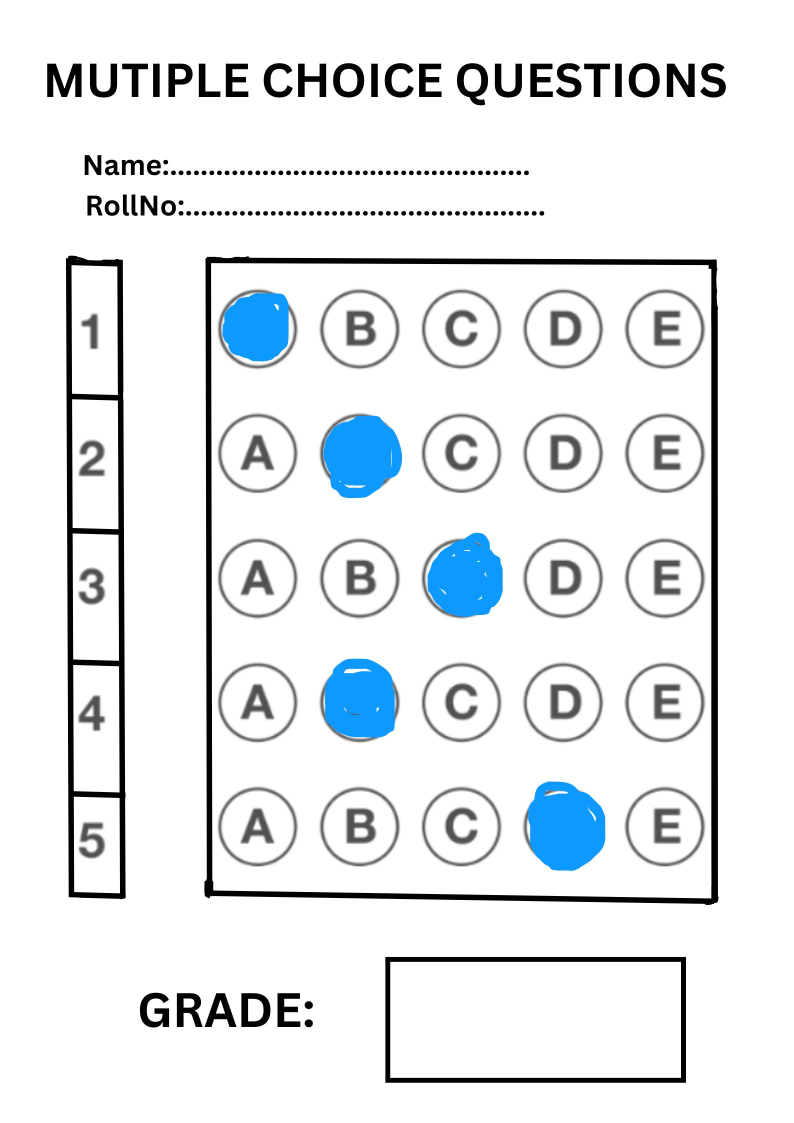
#> input picture OpenCV tuts/assets/sample omr 2.jpg, 1587 x 2245 px, given in place of the camera (shown at 1/2 size)
$ python your_script.py
#> lines starting #> are read from the running program, lines starting #| are printed output that depends on the picture; after the words box and inside, x2 and y2 are one past the last pixel; in counts of white or black regions, pixels touching at a corner belong together
### OpenCV tuts/utilis.py
from operator import truediv

import numpy as np
import cv2
from numpy.core.fromnumeric import argmin


def rectContours(contours):
    rectCon=[]
    for i in contours:
        area=cv2.contourArea(i)
        #print(area)
        if(area>100):
            peri=cv2.arcLength(i,True)
            approx=cv2.approxPolyDP(i,0.02*peri,True)
            #print("corner points", len(approx))
            if len(approx)==4:
                rectCon.append(i)

    #print(rectCon)
    rectCon=sorted(rectCon,key=cv2.contourArea,reverse=True)
    return rectCon

def getCornerPoints(cont):
    peri = cv2.arcLength(cont, True)
    approx = cv2.approxPolyDP(cont, 0.02 * peri, True)
    return approx

def reorder(myPoints):

    myPoints=myPoints.reshape((4,2))
    myPointsNew=np.zeros((4,1,2),np.int32)
    add=myPoints.sum(1)
    # print(myPoints)
    # print(add)
    myPointsNew[0]=myPoints[np.argmin(add)]
    myPointsNew[3]=myPoints[np.argmax(add)]
    diff=np.diff(myPoints,axis=1)
    myPointsNew[1]=myPoints[np.argmin(diff)]
    myPointsNew[2]=myPoints[np.argmax(diff)]
    # print(diff)

    return myPointsNew


def splitBoxes(img, skip_left=100,skip_right=30):
    """
    Splits the input image into smaller boxes after skipping a portion on the left.

    Parameters:
        img (numpy.ndarray): The input image to split.
        skip_left (int): The number of pixels to skip from the left.

    Returns:
        list: A list of smaller boxes.
    """
    # Skip the left portion by cropping the image
    img_cropped = img[:, skip_left:img.shape[1] - skip_right]

    # Split the cropped image into 5 rows
    rows = np.vsplit(img_cropped, 5)
    boxes = []

    # Split each row into 5 columns
    for r in rows:
        cols = np.hsplit(r, 5)
        for box in cols:
            boxes.append(box)

    return boxes

def showAnswers(img,myIndex,grading,answers,questions,options):
    secW=int(img.shape[1]/questions)
    secH=int(img.shape[0]/options)

    for x in range(0,questions):
        myAnswer=myIndex[x]
        cX=(myAnswer*secW)+secW//2
        cY=(x*secH)+secH//2

        if grading[x]==1:
            myColor=(0,255,0)
        else:
            myColor=(0,0,255)

        cv2.circle(img,(cX,cY),35,(myColor),cv2.FILLED)

    return img

### OpenCV tuts/stack.py
# [38 lines of commented-out code are left out]


import numpy as np
import cv2


def stackImages(scale, imgArray):
    rows = len(imgArray)
    cols = len(imgArray[0]) if isinstance(imgArray[0], list) else 1
    rowsAvailable = isinstance(imgArray[0], list)
    width = imgArray[0][0].shape[1] if rowsAvailable else imgArray[0].shape[1]
    height = imgArray[0][0].shape[0] if rowsAvailable else imgArray[0].shape[0]

    if rowsAvailable:
        for x in range(rows):
            for y in range(cols):
                if imgArray[x][y].shape[:2] == (height, width):
                    imgArray[x][y] = cv2.resize(imgArray[x][y], (0, 0), fx=scale, fy=scale)
                else:
                    imgArray[x][y] = cv2.resize(imgArray[x][y], (width, height))
                if len(imgArray[x][y].shape) == 2:  # Convert grayscale to BGR
                    imgArray[x][y] = cv2.cvtColor(imgArray[x][y], cv2.COLOR_GRAY2BGR)

        imgBlank = np.zeros((int(height * scale), int(width * scale), 3), np.uint8)
        hor = [imgBlank] * rows
        for x in range(rows):
            hor[x] = np.hstack(imgArray[x])
        ver = np.vstack(hor)
    else:
        for x in range(rows):
            if imgArray[x].shape[:2] == (height, width):
                imgArray[x] = cv2.resize(imgArray[x], (0, 0), fx=scale, fy=scale)
            else:
                imgArray[x] = cv2.resize(imgArray[x], (width, height))
            if len(imgArray[x].shape) == 2:  # Convert grayscale to BGR
                imgArray[x] = cv2.cvtColor(imgArray[x], cv2.COLOR_GRAY2BGR)

        ver = np.hstack(imgArray)

    return ver

### OpenCV tuts/your_script.py
import cv2
import numpy as np
import stack
import utilis


path='assets/3.jpg'
pathB='assets/WhatsApp Image 2024-11-24 at 12.02.38_1e035c48.jpg'
height,width=600,600
questions=5
options=5
##answers = np.array(list(map(int, input("Enter answers separated by spaces: ").split())))
answers=[1,1,1,1,1]

####################################################################################################
webcamFeed=True
cameraNo=0

cap=cv2.VideoCapture(cameraNo)
cap.set(10,150)

while True:
    if webcamFeed: success, img=cap.read()
#> img is the input picture: shape (2245, 1587, 3); mean B, G, R 237.2, 234.6, 230.9
    else:
        img=cv2.imread(path)

    img=cv2.resize(img,(width,height))
#> img: shape (600, 600, 3)
    imgBlank=cv2.resize(cv2.imread(pathB),(width,height))
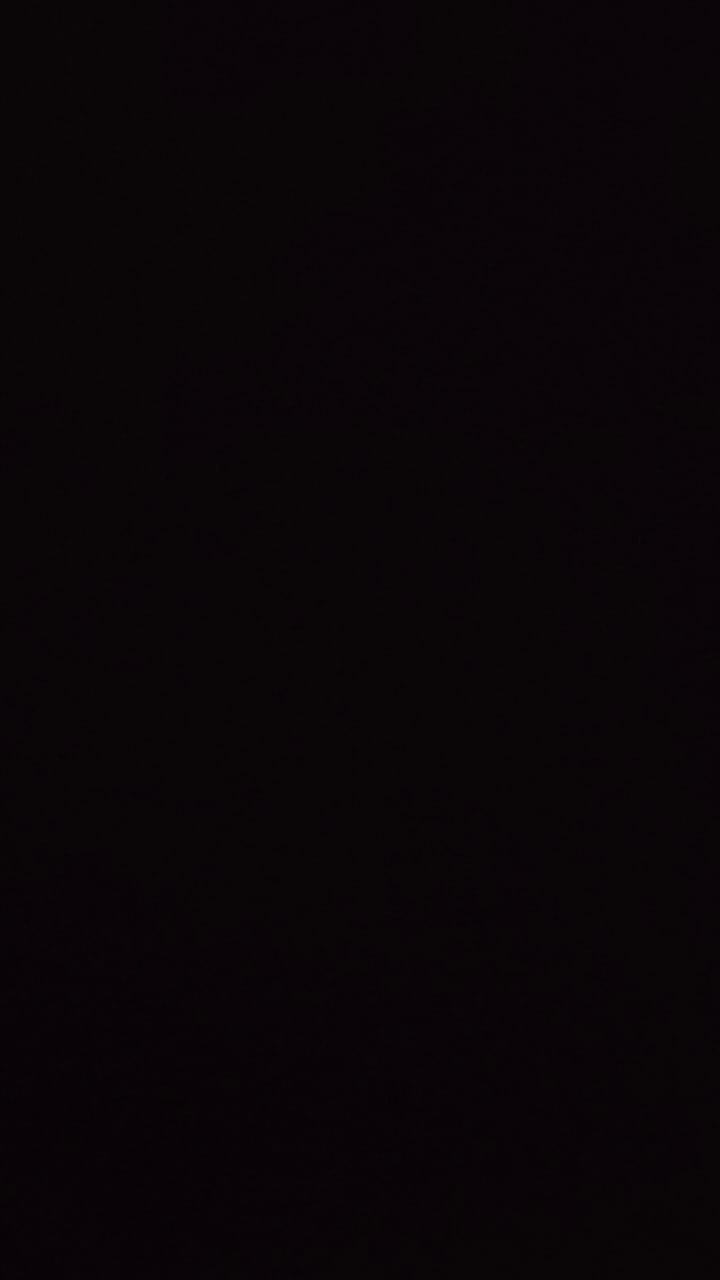
#> input picture OpenCV tuts/assets/WhatsApp Image 2024-11-24 at 12.02.38_1e035c48.jpg, 720 x 1280 px
    imgGray = cv2.cvtColor(img, cv2.COLOR_BGR2GRAY)
    imgBlur=cv2.GaussianBlur(imgGray,(5,5),0)
    imgCanny=cv2.Canny(imgBlur,10,50)
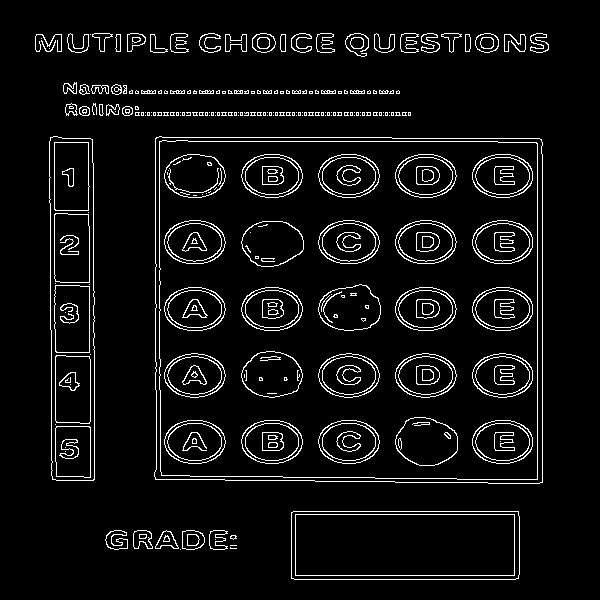
#> imgCanny: shape (600, 600); 6.1% white in thin lines or dots, all inside (x1, y1, x2, y2) = (35, 33, 549, 580)
    imgContours=img.copy()
    imgContourBiggest=img.copy()

    ###############################################################
    try:
        contours, hierarchy=cv2.findContours(imgCanny,cv2.RETR_EXTERNAL,cv2.CHAIN_APPROX_NONE)
#> contours = 164 contours, 117 with area under 20; largest, box (x1, y1, x2, y2) and area: (154, 136, 543, 484) 132848, (291, 511, 520, 580) 15488, (49, 136, 95, 481) 14748, (182, 530, 205, 550) 362, (475, 33, 499, 53) 358
        cv2.drawContours(imgContours,contours,-1,(0,255,0),6)
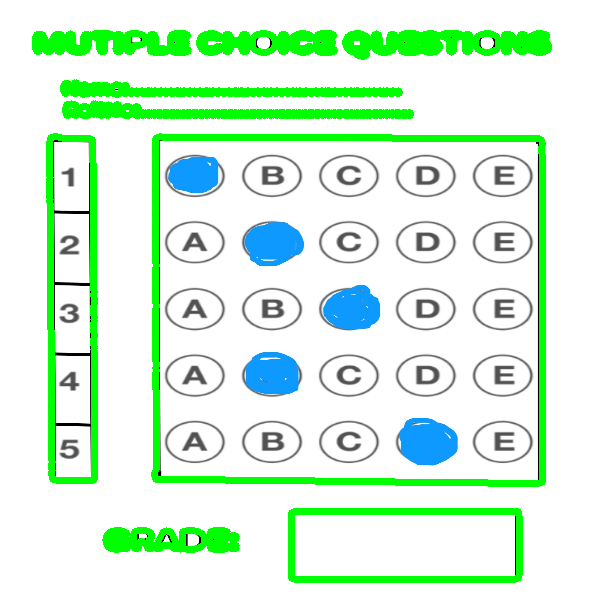
#> imgContours: shape (600, 600, 3); mean B, G, R 219.5, 245.3, 213.2
        rectCon=utilis.rectContours(contours)
#> the loop in rectContours, `for i in contours:` made 164 passes
#> (area, peri, approx) on passes 10 to 12: (15488.5, 589.1, [[291, 512], [294, 579], [518, 578], [518, 511]]), (132847.5, 1467.4, [[155, 138], [155, 479], [542, 482], [541, 139]]), (14748, 779.3, [[53, 136], [51, 475], [93, 480], [92, 139]])
#> (area, peri) on passes 5, 6, 7, 8, 9, 141: (223, 111.5), (362.5, 74.38), (235.5, 74.53), (258, 83.46), (242.5, 124.2), (128.5, 42.73)
#> after the loop in rectContours, `for i in contours:`: rectCon = 3 contours; box (x1, y1, x2, y2) and area: (154, 136, 543, 484) 132848, (291, 511, 520, 580) 15488, (49, 136, 95, 481) 14748
        biggestContour=utilis.getCornerPoints(rectCon[0])
#> in getCornerPoints, `peri = cv2.arcLength(cont, True)`: peri = 1467.4
#> in getCornerPoints, `approx = cv2.approxPolyDP(cont, 0.02 * peri, True)`: approx = [[155, 138], [155, 479], [542, 482], [541, 139]]
#> biggestContour = [[155, 138], [155, 479], [542, 482], [541, 139]]
        #print(len(biggestContour))##gives numbers of points in the biggest contour
        gradeContour=utilis.getCornerPoints(rectCon[1])
#> gradeContour = [[291, 512], [294, 579], [518, 578], [518, 511]]
        # print(biggestContour) prints the corner points of biggest contour
        # print(gradeContour) print the corner points of grade rectangle
        #print(biggestContour.shape)
        biggestContour=utilis.reorder(biggestContour)
#> in reorder, `myPoints=myPoints.reshape((4,2))`: myPoints = [[155, 138], [155, 479], [542, 482], [541, 139]]
#> in reorder, `add=myPoints.sum(1)`: add = [293, 634, 1024, 680]
#> in reorder, `diff=np.diff(myPoints,axis=1)`: diff = [-17, 324, -60, -402]
#> biggestContour = [[155, 138], [541, 139], [155, 479], [542, 482]]
        gradeContour=utilis.reorder(gradeContour)
#> gradeContour = [[291, 512], [518, 511], [294, 579], [518, 578]]

        if biggestContour.size!=0 and gradeContour.size!=0:
            cv2.drawContours(imgContourBiggest,biggestContour,-1,(0,255,0),15)
            cv2.drawContours(imgContourBiggest,gradeContour,-1,(255,0,0),15)

        pt1=np.float32(biggestContour)
#> pt1 = [[155, 138], [541, 139], [155, 479], [542, 482]]
        pt2=np.float32([[0,0],[width,0],[0,height],[width,height]])
        matrix=cv2.getPerspectiveTransform(pt1,pt2)
#> matrix = [[1.57, -5.26e-17, -243.2], [-0.00459, 1.77, -243.6], [1.52e-05, 7.58e-06, 1]]
        imgWarpColoured=cv2.warpPerspective(img,matrix,(width,height))

        ptg1=np.float32(gradeContour)
#> ptg1 = [[291, 512], [518, 511], [294, 579], [518, 578]]
        ptg2=np.float32([[0,0],[280,0],[0,160],[280,160]])
        matrixG=cv2.getPerspectiveTransform(ptg1,ptg2)
#> matrixG = [[1.12, -0.0501, -300.1], [0.00942, 2.14, -1097.9], [-1.59e-06, -0.000179, 1]]
        imgGradeDisplay=cv2.warpPerspective(img,matrixG,(280,160))
        #cv2.imshow("grade",imgGradeDisplay)

        #apply threshold
        imgWrapGrey=cv2.cvtColor(imgWarpColoured,cv2.COLOR_BGR2GRAY)
        imgThreshold= cv2.threshold(imgWrapGrey,200,255,cv2.THRESH_BINARY_INV)[1]
#> imgThreshold: shape (600, 600); 22.1% white; 46 white regions, largest, box (x1, y1, x2, y2) and area: (0, 0, 600, 600) 14103, (374, 489, 470, 572) 6154, (135, 145, 232, 225) 5910

        ##################################################################################################
        boxes=utilis.splitBoxes(imgThreshold)
#> in splitBoxes, `img_cropped = img[:, skip_left:img.shape[1] - skip_right]`: img_cropped: shape (600, 470); 20.3% white; 43 white regions, largest, box (x1, y1, x2, y2) and area: (274, 489, 370, 572) 6154, (35, 145, 132, 225) 5910, (155, 257, 250, 337) 5815
#> in splitBoxes, `rows = np.vsplit(img_cropped, 5)`: rows = 5 items
#> the loop in splitBoxes, `for r in rows:` made 5 passes
#> after the loop in splitBoxes, `for r in rows:`: boxes = 25 items
#> boxes = 25 items
        #cv2.imshow("box",boxes[4])
        myPixelValues=np.zeros((questions,options))
        countC=0
        countR=0
        for i in boxes:
            totalPixels=cv2.countNonZero(i)
            myPixelValues[countR][countC]=totalPixels
            countC+=1
            if countC==options:
                countR+=1
                countC=0
#> this loop made 25 passes
#> totalPixels on passes 1 to 12: 2047, 1592, 1823, 2154, 2085, 4037, 2579, 1394, 1712, 1514, 1544, 2214
#> after the loop, countC = 0; countR = 5; myPixelValues = [[2047, 1592, 1823, 2154, 2085], [4037, 2579, 1394, 1712, 1514], [1544, 2214, 4364, 1735, 1545], [3960, 2535, 1395, 1698, 1502], [2102, 1619, 1886, 6402, 1940]]
        #print(myPixelValues)

        myIndex=[]
        for x in range(0,questions):
            arr=myPixelValues[x]
            #print("arr:",arr)
            myIndexVal=np.where(arr==np.amax(arr))
            #print(myIndexVal[0])
            myIndex.append(myIndexVal[0][0])
#> this loop made 5 passes
#> (arr, myIndexVal) on passes 1 to 5: ([2047, 1592, 1823, 2154, 2085], ([3],)), ([4037, 2579, 1394, 1712, 1514], ([0],)), ([1544, 2214, 4364, 1735, 1545], ([2],)), ([3960, 2535, 1395, 1698, 1502], ([0],)), ([2102, 1619, 1886, 6402, 1940], ([3],))
#> after the loop, myIndex = [3, 0, 2, 0, 3]
        #print(myIndex)

        #Grading##########################################################
        grading=[]
        for x in range(0,questions):
            if answers[x]==myIndex[x]:
                grading.append(1)
            else:
                grading.append(0)
#> after the loop, grading = [0, 0, 0, 0, 0]
        #print(grading)
        ################################score##########################################
        score=(sum(grading)/questions)*100
#> score = 0
        print(score)
#| 0.0

        #############################################################################
        imgAnswers = imgWarpColoured.copy()
        imgAnswers= imgAnswers[:, 100:img.shape[1] - 50]##crop from left and right
        imgAnswers = imgAnswers[30:img.shape[0] - 50, :]##crop the top
#> imgAnswers: shape (520, 450, 3)
        imgAnswers=cv2.resize(imgAnswers,(width,height))
#> imgAnswers: shape (600, 600, 3)
        imgAnswers=utilis.showAnswers(imgAnswers,myIndex,grading,answers,questions,options)
#> the loop in showAnswers, `for x in range(0,questions):` made 5 passes
#> (myAnswer, cX) on passes 1 to 5: (3, 420), (0, 60), (2, 300), (0, 60), (3, 420)
#> after the loop in showAnswers, `for x in range(0,questions):`:
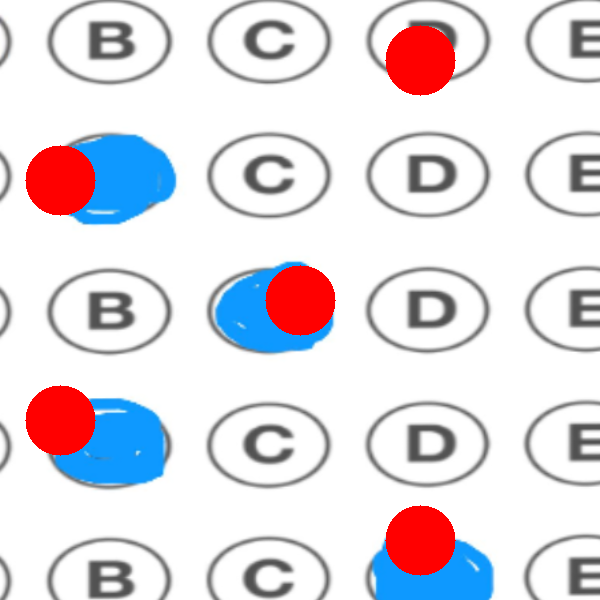
#> img: shape (600, 600, 3); mean B, G, R 225.6, 219.6, 224.8
        ##########################################################################################################

        imgRawDrawing=np.zeros_like(imgWarpColoured)
        imgRawDrawing=utilis.showAnswers(imgRawDrawing,myIndex, grading, answers, questions, options)
#> the loop in showAnswers (call 2), `for x in range(0,questions):` made 5 passes

        ############################################################################################################
        ###############restoring original image################################
        crop_top = 30
        crop_bottom = 50
        crop_left = 100
        crop_right = 50
        imgRawDrawing = cv2.copyMakeBorder(
            imgRawDrawing,
            crop_top,  # Top padding
            crop_bottom,  # Bottom padding
            crop_left,  # Left padding
            crop_right,  # Right padding
            cv2.BORDER_CONSTANT,# Border type
            value=[0, 0, 0]
        )
        imgRawDrawing=cv2.resize(imgRawDrawing,(width,height))
#> imgRawDrawing: shape (600, 600, 3)
        invmatrix=cv2.getPerspectiveTransform(pt2,pt1)
#> invmatrix = [[0.638, -0.000664, 155], [0.000321, 0.566, 138], [-9.68e-06, -4.28e-06, 1]]
        imgInverse=cv2.warpPerspective(imgRawDrawing,invmatrix,(width,height))
        imgFinal=img.copy()
        ##################################################################################################################

        imgRawGrade=np.zeros_like(imgGradeDisplay)
        cv2.putText(imgRawGrade,str(int(score))+"%",(60,100),cv2.FONT_HERSHEY_COMPLEX,3,(0,110,0),3)
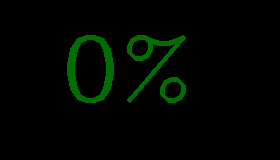
#> imgRawGrade: shape (160, 280, 3); mean of channels 0, 1, 2 0, 5.7, 0; drawn as B, G, R
        #cv2.imshow("grade",imgRawGrade)
        InvMatrixG=cv2.getPerspectiveTransform(ptg2,ptg1)
#> InvMatrixG = [[0.811, 0.0434, 291], [-0.00321, 0.467, 512], [7.14e-07, 8.37e-05, 1]]
        imgInvGrade=cv2.warpPerspective(imgRawGrade,InvMatrixG,(width,height))

        #cv2.imshow("efwe",imgInvGrade)

        imgFinal=cv2.addWeighted(imgFinal,1,imgInverse,1,0)
        #imgFinal=cv2.addWeighted(imgFinal,1,imgInvGrade,1,0)
        imgFinal = cv2.addWeighted(imgFinal, 0.7, imgInvGrade, 3, 0)
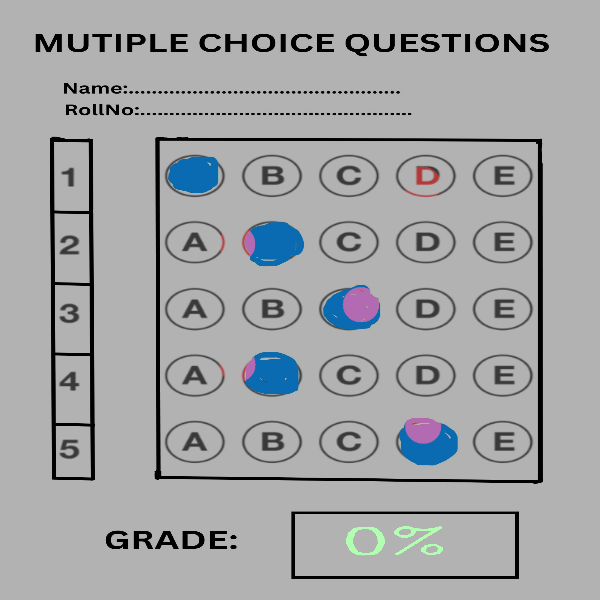
#> imgFinal: shape (600, 600, 3); mean B, G, R 165.6, 164, 162.3
        cv2.imshow("final sheet",imgFinal)


        # print("imgInvGrade Shape:", imgInvGrade.shape)
        # print("imgFinal Shape:", imgFinal.shape)

        imgArray=[[img,imgGray,imgBlur,imgCanny,imgContours,imgContourBiggest],[imgWarpColoured,imgThreshold,imgAnswers,imgRawDrawing,imgInverse,imgFinal]]

    except:
        imgArray=[[img,imgGray,imgBlur,imgCanny,imgBlank,imgBlank],[imgBlank,imgBlank,imgBlank,imgBlank,imgBlank,imgBlank]]

    imgStack = stack.stackImages(0.4, imgArray)
#> in stackImages, `rows = len(imgArray)`: rows = 2
#> in stackImages, `cols = len(imgArray[0]) if isinstance(imgArray[0], list) else 1`: cols = 6
#> in stackImages, `rowsAvailable = isinstance(imgArray[0], list)`: rowsAvailable = True
#> in stackImages, `width = imgArray[0][0].shape[1] if rowsAvailable else imgArray[0].shap..`: width = 600
#> after the loop in stackImages, `for x in range(rows):`: imgArray = 2 items
#> in stackImages, `ver = np.vstack(hor)`:
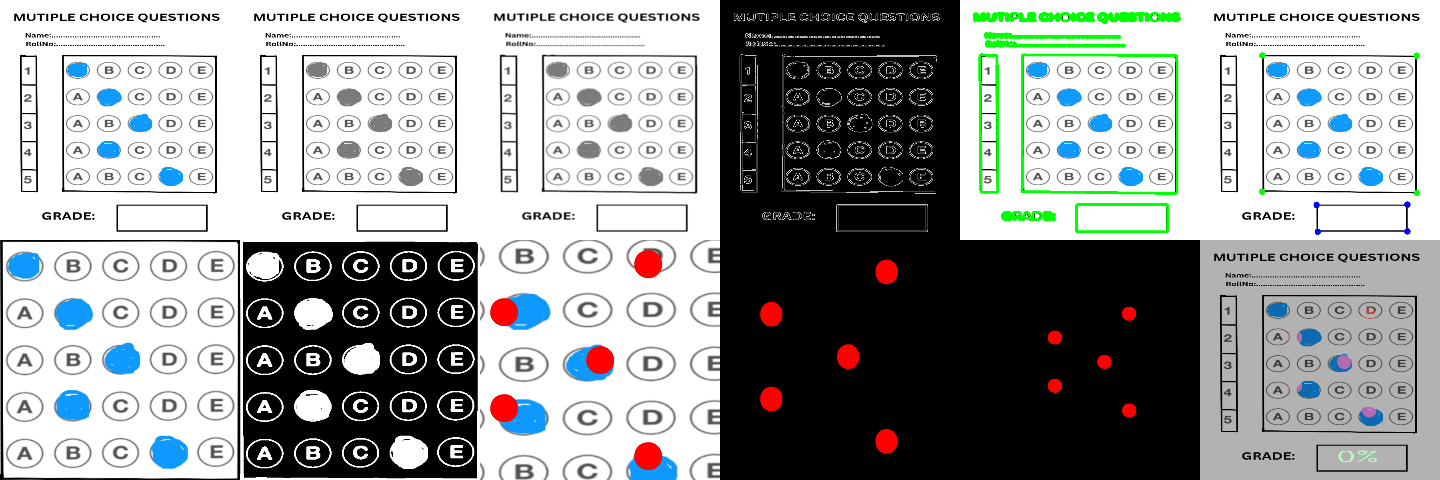
#> ver: shape (480, 1440, 3); mean of channels 0, 1, 2 154.4, 154.9, 152.1; drawn as B, G, R
    cv2.imshow("Image stack",imgStack)
    if cv2.waitKey(1) & 0xFF == ord('s'):
#> (key Esc is pressed here)
        cv2.imwrite("finalResult.jpg",imgFinal)
        cv2.waitKey(300)
